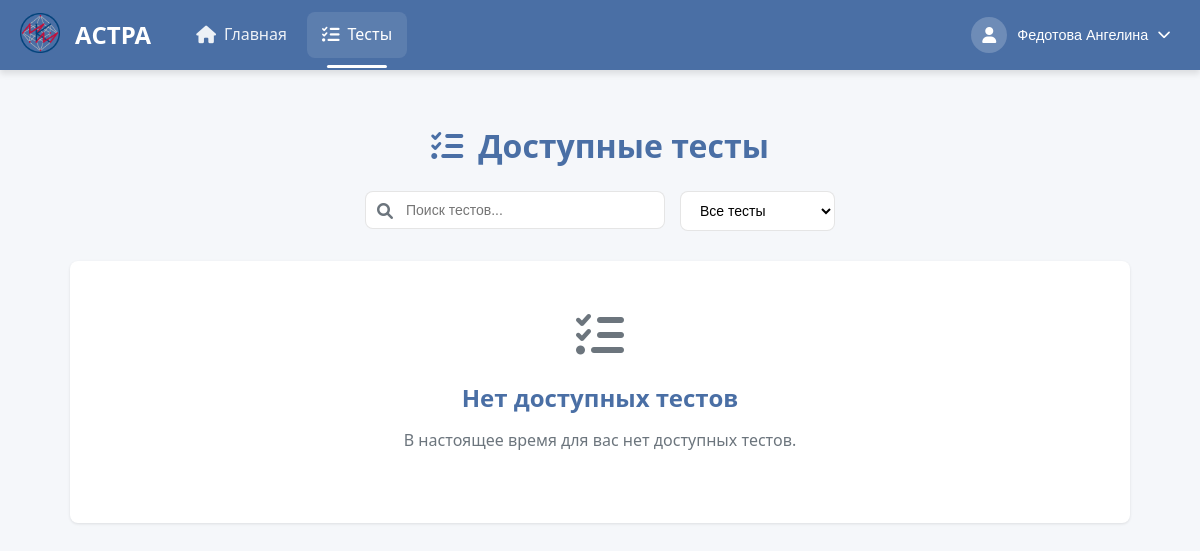
/TestsSolving/ (signed in), run on an earlier commit of the app's database.
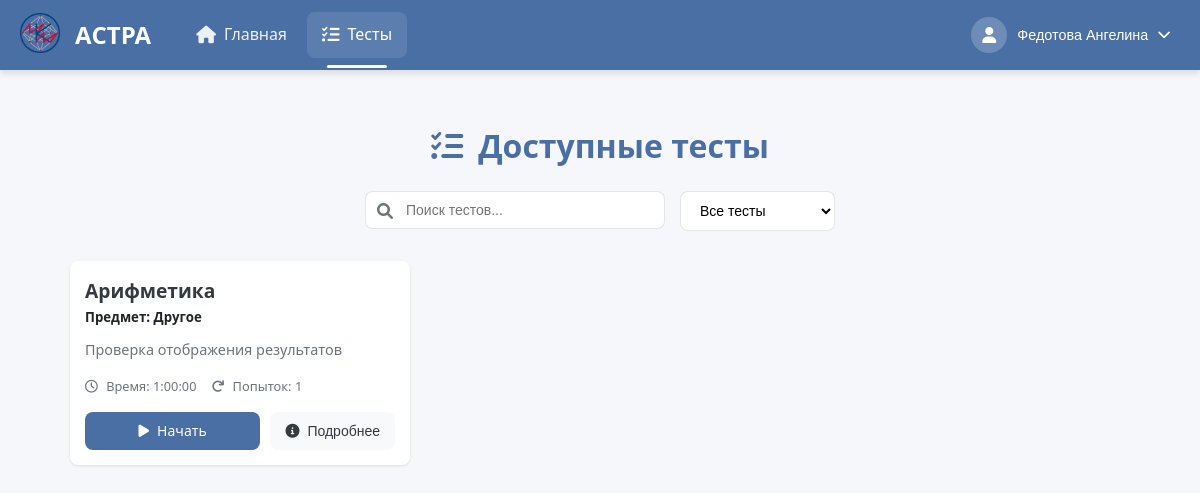
And on a later commit of the database.
### create_tests/models.py (models this page shows, shortened)
class AboutTest(models.Model):
    RESULT_DISPLAY_CHOICES = [
        ('only_score', 'Только баллы'),
        ('show_correct', 'Показывать правильные ответы'),
    ]
    objects = None
    name_tests = models.CharField(max_length=255, blank=False)  # Название теста
    creator = models.ForeignKey(TeacherData, on_delete=models.PROTECT, null=True, blank=True,
                                related_name='created_tests')  # Создатель теста
    time_to_solution = models.DurationField(default=timedelta(hours=1, minutes=30))
    name_slug_tests = models.SlugField(max_length=255, unique=True, db_index=True, verbose_name="URL")  # Слаг имени
    num_of_attempts = models.IntegerField(blank=True, default=1)  # Количество попыток для решения
    type_of_result = models.IntegerField(blank=True, default=1)  # Тип возвращаемого результата
    description = models.CharField(max_length=150, default="", blank=True)
    is_published = models.IntegerField(default=0)
    is_done = models.IntegerField(default=1)
    is_draft = models.BooleanField(default=False)
    result_display_mode = models.CharField(max_length=20, choices=RESULT_DISPLAY_CHOICES, default='only_score')  # Режим отображения результатов
    subj = models.ForeignKey(Subjects,
                             on_delete=models.PROTECT,
                             default=1)
    expressions = models.ManyToManyField(AboutExpressions)
    task_groups = models.ManyToManyField(TaskGroup, blank=True)  # Новые группы заданий

class Subjects(models.Model):
    name = models.CharField(max_length=100, unique=True, default="Другое")
    def __str__(self):
        return self.name

### solving_tests/views.py (the view)
# urls.py: path('', views.list_test, name='list_test'),
@login_required
@role_required(['student', 'admin'])
def list_test(request):
    user = request.user
    try:
        student = StudentData.objects.get(data_map=user)
        student_group = student.group
        all_tests = AboutTest.objects.filter(publishedgroup__group_name=student_group).distinct()
        tests_with_attempts = []
        for test in all_tests:
            attempts = StudentResult.objects.filter(student=user, test=test).count()
            if attempts < test.num_of_attempts:
                tests_with_attempts.append({
                    'test': test,
                    'remaining_attempts': test.num_of_attempts - attempts
                })
    except StudentData.DoesNotExist:
        tests_with_attempts = []
    return render(request, 'solving_tests/test_selection.html', {
        'tests': tests_with_attempts
    })

### users/context_processors.py (called while the page is built)
def user_role(request):
    if request.user.is_authenticated:
        return {'user_role': request.user.role}
    return {}

### users/models.py (called while the page is built)
    def get_full_name(self):
        if self.role == 'student' and hasattr(self, 'studentdata'):
            return f"{self.studentdata.last_name} {self.studentdata.first_name}"
        elif self.role == 'teacher' and hasattr(self, 'teacherdata'):
            return f"{self.teacherdata.last_name} {self.teacherdata.first_name}"
        return self.email

    def get_photo_url(self):
        if self.role == 'student' and hasattr(self, 'studentdata') and self.studentdata.photo:
            return self.studentdata.photo.url
        elif self.role == 'teacher' and hasattr(self, 'teacherdata') and self.teacherdata.photo:
            return self.teacherdata.photo.url
        return None

### solving_tests/templates/solving_tests/test_selection.html (shortened to what this page needs)
{% extends 'solving_tests/header.html' %}
{% load static %}
{% block extra_css %}
    <link rel="stylesheet" href="{% static 'css/test_selection.css' %}">
    <link rel="stylesheet" href="{% static 'libs/fontawesome/css/all.min.css' %}">
{% endblock %}
{% block content %}
<div class="test-selection-container">
    <div class="page-header">
        <h1><i class="fas fa-tasks"></i> Доступные тесты</h1>
        <div class="search-filter">
            <div class="search-box">
                <i class="fas fa-search"></i>
                <input type="text" id="testSearch" placeholder="Поиск тестов...">
            </div>
            <div class="filter-box">
                <select id="testFilter">
                    <option value="all">Все тесты</option>
                </select>
            </div>
        </div>
    </div>
    <div class="tests-grid">
        {% for item in tests %}
            {% with test=item.test %}
                <div class="test-card" data-id="{{ test.id }}" data-completed="{% if test.completed %}true{% else %}false{% endif %}" data-new="{% if test.is_new %}true{% else %}false{% endif %}">
                    <div class="test-body">
                        <h3 class="test-title">
                            <a href="{% url 'solving_tests:some_test_for_student' slug_name=test.name_slug_tests %}">{{ test.name_tests }}</a>
                        </h3>
                        <h5>Предмет: {{ test.subj }}</h5>
                        {% if test.description %}
                            <p class="test-description">{{ test.description|truncatechars:150 }}</p>
                        {% endif %}
                        <div class="test-meta">
                            <span><i class="far fa-clock"></i> Время: {{ test.time_to_solution }}</span>
                            <span><i class="fas fa-redo"></i>
                                {% if test.num_of_attempts == 0 %}
                                    Количество попыток не ограниченно
                                {% else %}
                                    Попыток: {{ item.remaining_attempts }}
                                {% endif %}
                            </span>
                        </div>
                    </div>
                    <div class="test-footer">
                        <a href="{% url 'solving_tests:some_test_for_student' slug_name=test.name_slug_tests %}" class="btn start-btn">
                            {% if test.completed %}
                            <i class="fas fa-redo"></i> Повторить
                            {% else %}
                            <i class="fas fa-play"></i> Начать
                            {% endif %}
                        </a>
                        <button class="btn info-btn" data-test-id="{{ test.id }}">
                            <i class="fas fa-info-circle"></i> Подробнее
                        </button>
                    </div>
                </div>
            {% endwith %}
        {% empty %}
            <div class="empty-state">
                <i class="fas fa-tasks fa-3x"></i>
                <h3>Нет доступных тестов</h3>
                <p>В настоящее время для вас нет доступных тестов.</p>
            </div>
        {% endfor %}
    </div>
</div>
{% endblock %}

What changed in the data, as far as the page shows it:
added AboutTest: test.name_tests "Арифметика", test.subj "Другое", test.description "Проверка отображения результатов", test.time_to_solution "1:00:00", remaining_attempts "1"
Also different on the page:
text no longer shown: "Нет доступных тестов В настоящее время для вас нет доступных тестов."
